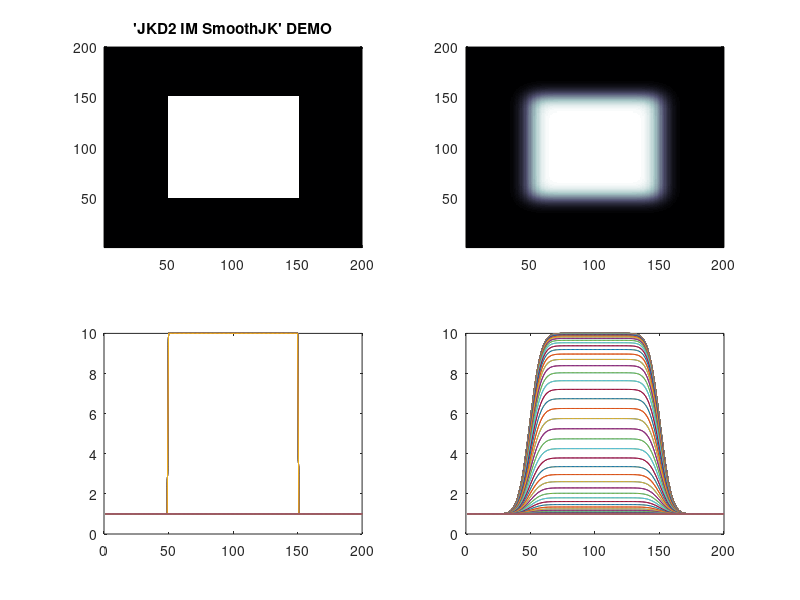

Reproduce this figure in MATLAB.

function blur_matrix=JKD2_IM_smoothJK(matrixdata,w);
%blur a 2D matrix. JacobKers2013

if nargin<2
w=10;
matrixdata=ones(200,200);
matrixdata(50:150,50:150)=10;
end

%make a kernel image
[X,Y]=meshgrid(1:6*w,1:6*w);
[r,c]=size(X);
R=((X-c/2).^2+(Y-r/2).^2).^0.5;
blur_kernel=(2^32-1)*exp(-(R.^2/w^2))./sum(sum(exp(-(R.^2/w^2)))); % make a gaussian blob kernel
blur_kernel=blur_kernel/sum(blur_kernel(:));
scale=(2^32-1)/max(matrixdata(:));
m1=round(matrixdata*scale);
im = uint32(round(m1' - 1));
blur_im=imfilter(im, blur_kernel,'replicate');
blur_matrix=(double(blur_im)+1)';

backscale=sum(matrixdata(:))/sum(blur_matrix(:));
blur_matrix=backscale*blur_matrix;

if nargin<2
figure;
    subplot(2,2,1); pcolor(matrixdata); shading flat; colormap bone; hold on
    title('''JKD2 IM SmoothJK'' DEMO');
    subplot(2,2,2); pcolor(blur_matrix); shading flat; colormap bone; hold on
    subplot(2,2,3); plot(matrixdata);
    subplot(2,2,4); plot(blur_matrix);
    blur_matrix=1;
    
end
